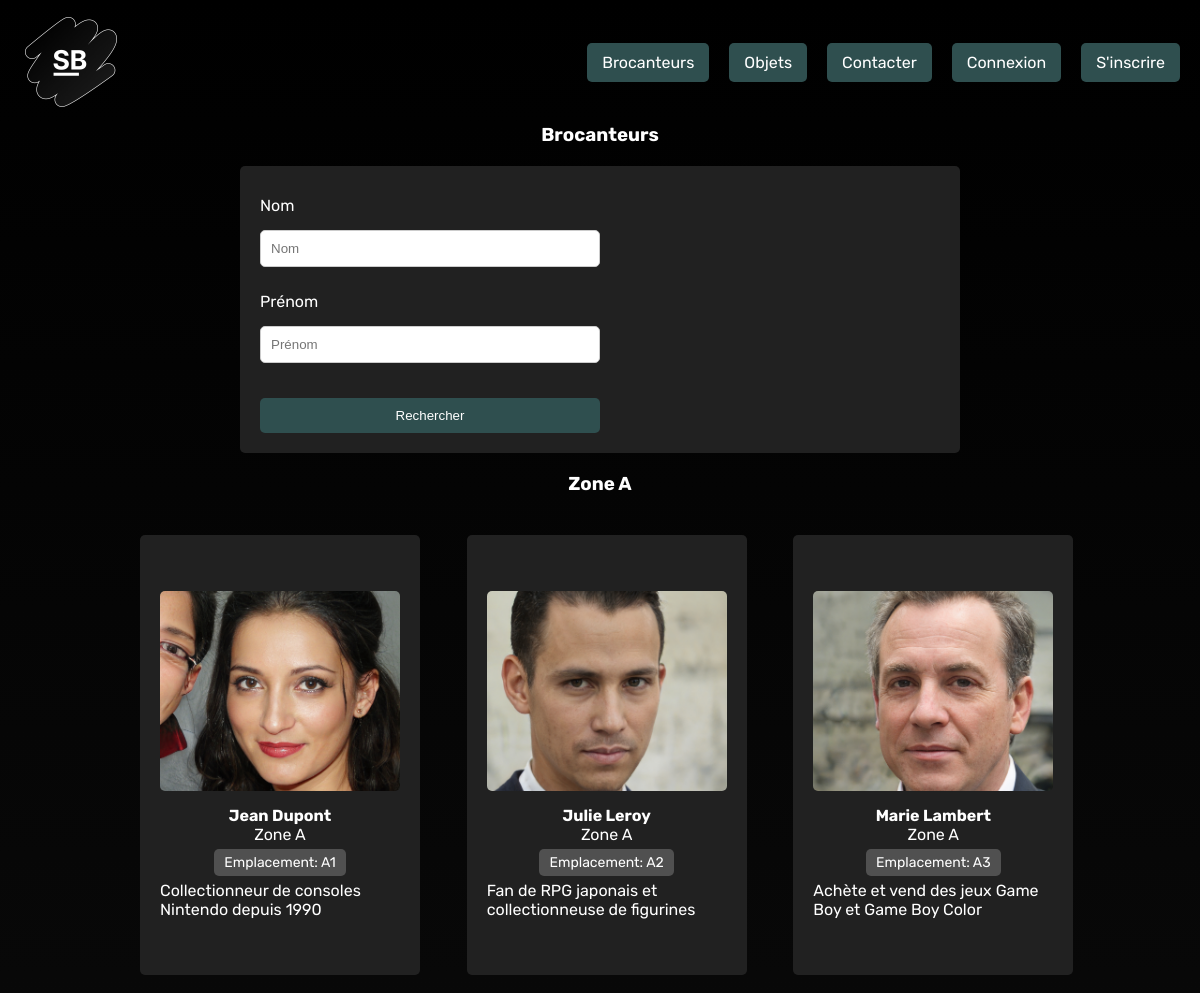
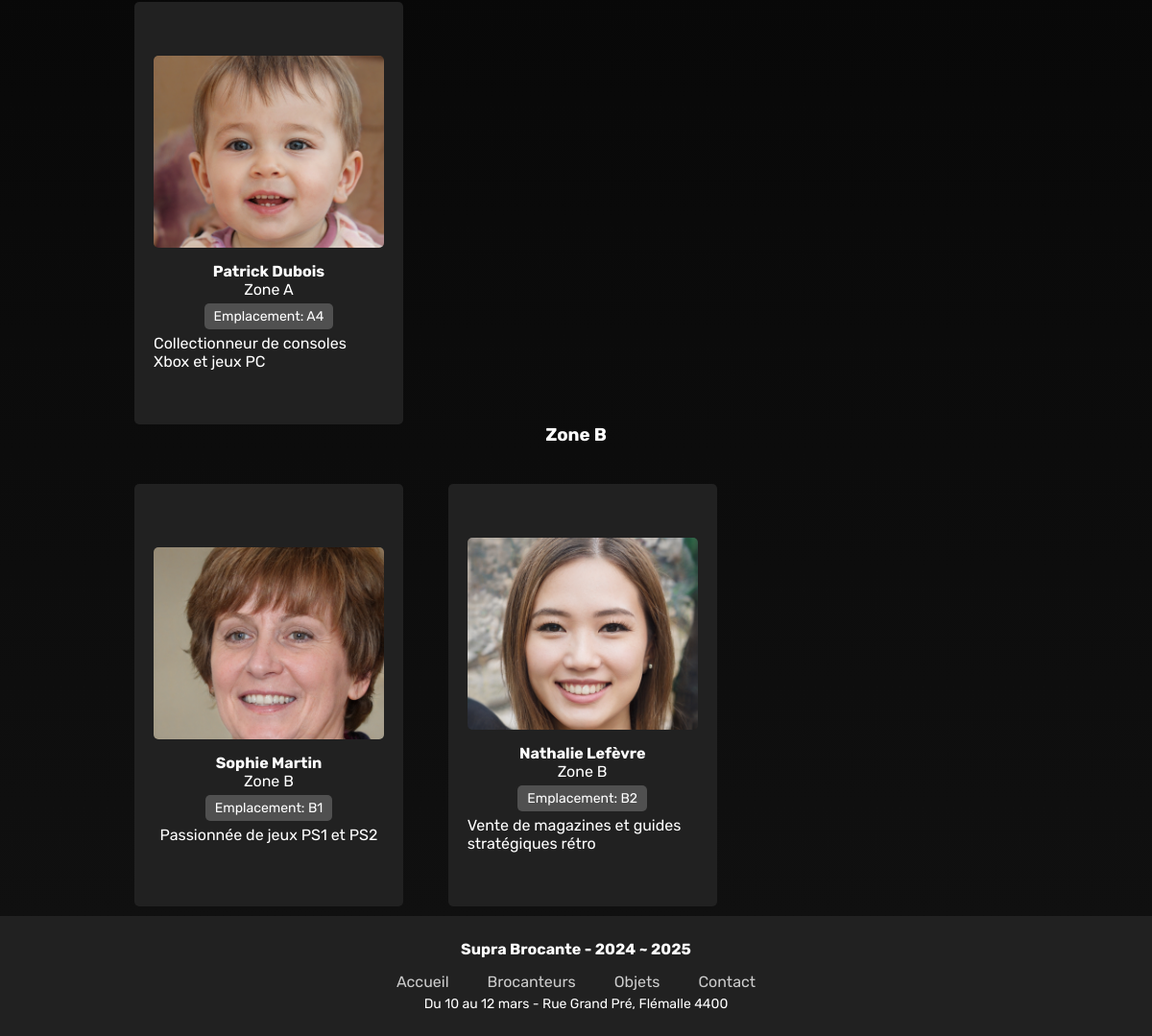
Page /brocanteurs.php on the committed database (2 pictures, top to bottom).
### tables this page shows
create table Zone(
    zid int primary key auto_increment,
    nom varchar(50) not null,
    description varchar(1024) not null
);

create table Brocanteur(
    bid int primary key auto_increment,
    nom varchar(255) not null,
    prenom varchar(255) not null,
    courriel varchar(255) not null unique,  
    mot_passe varchar(255) not null,
    photo varchar(255),
    description varchar(1024) not null,
    visible boolean not null,
    est_administrateur boolean not null
);

create table Emplacement(
    eid int primary key auto_increment,
    code varchar(10) unique,
    zid int not null,
    bid int unique,
    foreign key (zid) references Zone(zid),
    foreign key (bid) references Brocanteur(bid)
);

### php/Brocanteur.php (called while the page is built, shortened)
<?php
require_once __DIR__ . '/Database.php';
class Brocanteur {
    public $bid;
    public function __construct($donnees = []) {
        if (!empty($donnees)) {
            $this->bid = isset($donnees['bid']) ? $donnees['bid'] : null;
            $this->nom = $donnees['nom'] ?? '';
            $this->prenom = $donnees['prenom'] ?? '';
            $this->description = $donnees['description'] ?? '';
            $this->photo = $donnees['photo'] ?? null;
        }
    }
    public function obtenirEmplacement() {
        $db = new Database();
        $donnees = $db->obtenirUn("SELECT e.*, z.nom AS zone_nom
                                    FROM Emplacement e
                                    JOIN Zone z ON e.zid = z.zid
                                    WHERE e.bid = ?", [$this->bid]);
        if ($donnees) {
            require_once __DIR__ . '/Emplacement.php';
            return new \Brocante\Modele\Emplacement($donnees);
        }
        return null;
    }
    public static function estConnecte() {
        return isset($_SESSION['bid']);
    }
}

### php/Database.php (called while the page is built, shortened)
<?php
class Database {
    private $connexion;
    public function __construct() {
        try {
            $serveur = "192.168.132.203:3306";
            $utilisateur = "Q240027";
            $motDePasse = "acac755efeefd68d81d093e26fff0dea6cb50163";
            $nomBD = "Q240027";
            $this->connexion = new \PDO(
                "mysql:host=$serveur;dbname=$nomBD;charset=utf8",
                $utilisateur,
                $motDePasse,
                [\PDO::ATTR_ERRMODE => \PDO::ERRMODE_EXCEPTION]
            );
        } catch (\PDOException $e) {
            die('Erreur connexion BD: ' . $e->getMessage());
        }
    }
    public function obtenirUn($requete, $params = []) {
        $stmt = $this->connexion->prepare($requete);
        $stmt->execute($params);
        return $stmt->fetch(\PDO::FETCH_ASSOC);
    }
    public function obtenirTous($requete, $params = []) {
        $stmt = $this->connexion->prepare($requete);
        $stmt->execute($params);
        return $stmt->fetchAll(\PDO::FETCH_ASSOC);
    }
}

### php/Zone.php (called while the page is built, shortened)
<?php
require_once __DIR__ . '/Database.php';
require_once __DIR__ . '/Emplacement.php';
require_once __DIR__ . '/Brocanteur.php';
class Zone {
    public $zid;
    public function __construct($donnees = []) {
        if (!empty($donnees)) {
            $this->zid = isset($donnees['zid']) ? $donnees['zid'] : null;
            $this->nom = $donnees['nom'] ?? '';
        }
    }
    public static function obtenirToutes() {
        $db = new Database();
        $resultats = $db->obtenirTous("SELECT * FROM Zone ORDER BY nom ASC");
        $zones = [];
        foreach ($resultats as $donnees) {
            $zones[] = new Zone($donnees);
        }
        return $zones;
    }
    public function obtenirBrocanteurs() {
        $db = new Database();
        $resultats = $db->obtenirTous(
            "SELECT b.* FROM Brocanteur b
            JOIN Emplacement e ON b.bid = e.bid
            WHERE e.zid = ? AND b.visible = 1",
            [$this->zid]
        );
        $brocanteurs = [];
        foreach ($resultats as $donnees) {
            $brocanteurs[] = new Brocanteur($donnees);
        }
        return $brocanteurs;
    }
}

### php/Emplacement.php (called while the page is built, shortened)
<?php
require_once __DIR__ . '/Database.php';
require_once __DIR__ . '/Zone.php';
require_once __DIR__ . '/Brocanteur.php';
class Emplacement {
    public function __construct($donnees = []) {
        if (!empty($donnees)) {
            $this->code = $donnees['code'] ?? null;
        }
    }
}

### brocanteurs.php (the view, shortened to what this page needs)
<?php
include_once 'php/Database.php';
include_once 'php/Brocanteur.php';
include_once 'php/Zone.php';
$nom = isset($_GET['nom']) ? trim($_GET['nom']) : '';
$prenom = isset($_GET['prenom']) ? trim($_GET['prenom']) : '';
if (!empty($nom) || !empty($prenom)) {
    $brocanteurs = Brocanteur::rechercher($nom, $prenom);
    $zones = [];
} else {
    $zones = Zone::obtenirToutes();
    $brocanteurs = null;
}
?>
<!DOCTYPE html>
<html lang="fr">
<head>
    <link rel="stylesheet" href="./css/style.css">
</head>
<body>
<?php include 'inc/header.php'; ?>
<main>
    <section class="presentation center">
        <article class="center">
            <h1>Brocanteurs</h1>
        </article>
    </section>
    <section id="contactFormContainer" class="container">
        <article class="contactForm">
            <form action="brocanteurs.php" method="get" class="bg-darkgray desk-pad-2 rounded-sm column">
                <label for="nom">Nom</label>
                <input class="size-half" type="text" id="nom" name="nom" placeholder="Nom" value="<?php echo htmlspecialchars($nom); ?>">
                <label for="prenom">Prénom</label>
                <input class="size-half" type="text" id="prenom" name="prenom" placeholder="Prénom" value="<?php echo htmlspecialchars($prenom); ?>">
                <button type="submit" class="size-half">Rechercher</button>
            </form>
        </article>
    </section>
    <section>
        <?php if ($brocanteurs !== null): ?>
            <h3 class="flex center">Résultats de recherche</h3>
            <article class="articles articles-grow brocanteurs-grid">
                <?php if (empty($brocanteurs)): ?>
                    <p class="center">Aucun brocanteur ne correspond à votre recherche.</p>
                <?php else: ?>
                    <?php foreach ($brocanteurs as $brocanteur):
                        $zone = $brocanteur->obtenirZone();
                        $emplacement = $brocanteur->obtenirEmplacement();
                    ?>
                        <a href="vendeur.php?id=<?php echo htmlspecialchars($brocanteur->bid); ?>" class="center brocanteur-card">
                            <?php
                            if ($brocanteur->photo === null) {
                                $image = "images/placeholder.png";
                            } else {
                                $image = "uploads/brocanteurs/" . htmlspecialchars($brocanteur->photo);
                            }
                            ?>
                            <img src="<?php echo $image; ?>" alt="<?php echo htmlspecialchars($brocanteur->prenom . ' ' . $brocanteur->nom); ?>" />
                            <h4><?php echo htmlspecialchars($brocanteur->prenom . ' ' . $brocanteur->nom); ?></h4>
                            <?php if ($zone): ?>
                                <p><?php echo htmlspecialchars($zone->nom); ?></p>
                            <?php endif; ?>
                            <?php if ($emplacement): ?>
                                <p class="emplacement">Emplacement: <?php echo htmlspecialchars($emplacement->code); ?></p>
                            <?php endif; ?>
                            <p><?php echo htmlspecialchars($brocanteur->description); ?></p>
                        </a>
                    <?php endforeach; ?>
                <?php endif; ?>
            </article>
        <?php else: ?>
            <?php foreach ($zones as $zone):
                $brocanteurs = $zone->obtenirBrocanteurs();
                if (empty($brocanteurs)) continue;
            ?>
                <h3 class="flex center"><?php echo htmlspecialchars($zone->nom); ?></h3>
                <article class="articles articles-grow brocanteurs-grid">
                    <?php foreach ($brocanteurs as $brocanteur):
                        $emplacement = $brocanteur->obtenirEmplacement();
                    ?>
                        <a href="vendeur.php?id=<?php echo htmlspecialchars($brocanteur->bid); ?>" class="center brocanteur-card">
                            <?php
                            if ($brocanteur->photo === null) {
                                $image = "images/placeholder.png";
                            } else {
                                $image = "uploads/brocanteurs/" . htmlspecialchars($brocanteur->photo);
                            }
                            ?>
                            <img src="<?php echo $image; ?>" alt="<?php echo htmlspecialchars($brocanteur->prenom . ' ' . $brocanteur->nom); ?>" />
                            <h4><?php echo htmlspecialchars($brocanteur->prenom . ' ' . $brocanteur->nom); ?></h4>
                            <p><?php echo htmlspecialchars($zone->nom); ?></p>
                            <?php if ($emplacement): ?>
                                <p class="emplacement">Emplacement: <?php echo htmlspecialchars($emplacement->code); ?></p>
                            <?php endif; ?>
                            <p><?php echo htmlspecialchars($brocanteur->description); ?></p>
                        </a>
                    <?php endforeach; ?>
                </article>
            <?php endforeach; ?>
        <?php endif; ?>
    </section>
</main>
<?php include 'inc/footer.php'; ?>
</body>
</html>

### inc/header.php (shortened to what this page needs)
<?php
include_once 'php/Brocanteur.php';
?>
<header>
    <a href="index.php">
        <img id="icon" src="images/icon.png" alt="Logo Brocante">
    </a>
    <nav>
        <ul>
            <li class="btn">
                <a href="brocanteurs.php">
                    Brocanteurs
                </a>
            </li>
            <li class="btn">
                <a href="objets.php">
                    Objets
                </a>
            </li>
            <li class="btn">
                <a href="contact.php">
                    Contacter
                </a>
            </li>
            <?php if (Brocanteur::estConnecte()): ?>
                <li class="btn">
                    <a href="<?php echo Brocanteur::estAdmin() ? 'espaceAdministrateur.php' : 'espaceBrocanteur.php'; ?>">
                        <?php echo Brocanteur::estAdmin() ? 'Espace Administrateur' : 'Espace Brocanteur'; ?>
                    </a>
                </li>
                <li class="btn">
                    <a href="logout.php">
                        Déconnexion
                    </a>
                </li>
            <?php else: ?>
                <li class="btn">
                    <a href="connexion.php">
                        Connexion
                    </a>
                </li>
                <li class="btn">
                    <a href="inscription.php">
                        S'inscrire
                    </a>
                </li>
            <?php endif; ?>
        </ul>
    </nav>
</header>

### inc/footer.php (shortened to what this page needs)
<footer>
    <p class="footer-nom">Supra Brocante - 2024 ~ 2025</p>
    <ul>
        <li><a href="index.php">Accueil</a></li>
        <li><a href="brocanteurs.php">Brocanteurs</a></li>
        <li><a href="objets.php">Objets</a></li>
        <li><a href="contact.php">Contact</a></li>
    </ul>
    <p class="footer-addresse">Du 10 au 12 mars - Rue Grand Pré, Flémalle 4400</p>
</footer>

### css/style.css (style rules this page uses)
* { text-decoration: none; list-style-type: none; margin: 0; padding: 0; box-sizing: border-box; }
body { background: linear-gradient(to bottom, #000000, #111111) no-repeat center center fixed; color: white; font-family: 'Rubik', sans-serif; font-optical-sizing: auto; font-style: normal; }
a { color: white; }
header { display: flex; justify-content: space-between; align-items: center; padding: 10px 20px; }
header nav { height: 100%; }
header nav ul { display: flex; height: 100%; align-items: center; margin: 0; gap: 20px; }
header nav ul li { align-content: center; height: auto; list-style: none; }
img { border-radius: 3px; max-width: 100%; height: auto; }
.container { display: flex; justify-content: center; align-content: center; width: 100%; height: 100%; margin: auto; }
.column { flex-direction: column; }
.btn { background-color: darkslategrey; border-radius: 5px; color: white; text-decoration: none; transition: background-color 0.5s, transform 0.5s; }
header nav ul li.btn { margin: 0; padding: 0; height: auto; }
header nav ul li.btn a { display: block; padding: 10px 15px; border-radius: 5px; text-align: center; transition: all 0.3s ease; }
.btn a { border-radius: 5px; color: white; text-decoration: none; }
.flex { display: flex; }
.center { align-content: center; align-items: center; justify-content: center; justify-items: center; }
.rounded-sm { border-radius: 5px; }
.articles { display: flex; justify-content: space-between; align-content: center; width: 100%; height: 100%; margin: auto; flex-wrap: wrap; }
.size-half { width: 50%; }
.articles > a, .articles > article { background-color: #212121; padding: 20px; margin: 20px; width: calc(33.333% - 40px); min-width: 280px; height: 100%; border-radius: 5px; box-sizing: border-box; }
.articles a img, .articles article img { width: 100%; height: 200px; object-fit: cover; }
.bg-darkgray { background-color: #212121; }
.contactForm { margin: 20px auto; width: 60%; }
.contactForm form { padding: 20px; display: flex; flex-direction: column; gap: 15px; }
.contactForm form label { margin-top: 10px; }
.contactForm form button { margin-top: 20px; padding: 10px 20px; background-color: darkslategrey; color: white; border: none; border-radius: 5px; cursor: pointer; transition: background-color 0.3s; }
.contactForm form input { padding: 10px; border-radius: 5px; border: 1px solid #ccc; }
footer { background-color: #212121; color: white; padding: 20px; margin-top: 30px; display: flex; flex-direction: column; align-items: center; justify-content: center; text-align: center; }
footer p { margin: 5px 0; font-size: 14px; }
footer p.footer-nom { font-weight: bold; font-size: 16px; }
footer ul { display: flex; justify-content: center; gap: 20px; margin-top: 10px; }
footer li a { color: #ccc; transition: color 0.3s; padding: 5px 10px; }
.brocanteurs-grid, .objets-grid { display: grid; grid-template-columns: repeat(auto-fill, minmax(300px, 1fr)); gap: 20px; width: 80%; margin: 20px auto; }
.brocanteur-card, .objet-card { background-color: #212121; padding: 20px; border-radius: 5px; display: flex; flex-direction: column; height: 100%; width: 100%; min-height: 400px; }
.brocanteur-card img, .objet-card img { width: 100%; height: 200px; object-fit: cover; border-radius: 5px; margin-bottom: 15px; max-width: 100%; display: block; }
.emplacement { background-color: #505050; display: inline-block; padding: 5px 10px; border-radius: 5px; margin: 5px 0; font-size: 14px; }
@media screen and (min-width: 768px) { .desk-pad-2 { padding: 30px; } }
#icon { height: 100px; width: 100px; transition: transform 0.5s ease-in-out; }

### rows in the picture
zone: nom "Zone A"
brocanteur: photo (picture), prenom+nom "Jean Dupont", emplacement.code "A1", description "Collectionneur de consoles Nintendo depuis 1990"
brocanteur: photo (picture), prenom+nom "Julie Leroy", emplacement.code "A2", description "Fan de RPG japonais et collectionneuse de figurines"
brocanteur: photo (picture), prenom+nom "Marie Lambert", emplacement.code "A3", description "Achète et vend des jeux Game Boy et Game Boy Color"
brocanteur: photo (picture), prenom+nom "Patrick Dubois", emplacement.code "A4", description "Collectionneur de consoles Xbox et jeux PC"
zone: nom "Zone B"
brocanteur: photo (picture), prenom+nom "Sophie Martin", emplacement.code "B1", description "Passionnée de jeux PS1 et PS2"
brocanteur: photo (picture), prenom+nom "Nathalie Lefèvre", emplacement.code "B2", description "Vente de magazines et guides stratégiques rétro"
